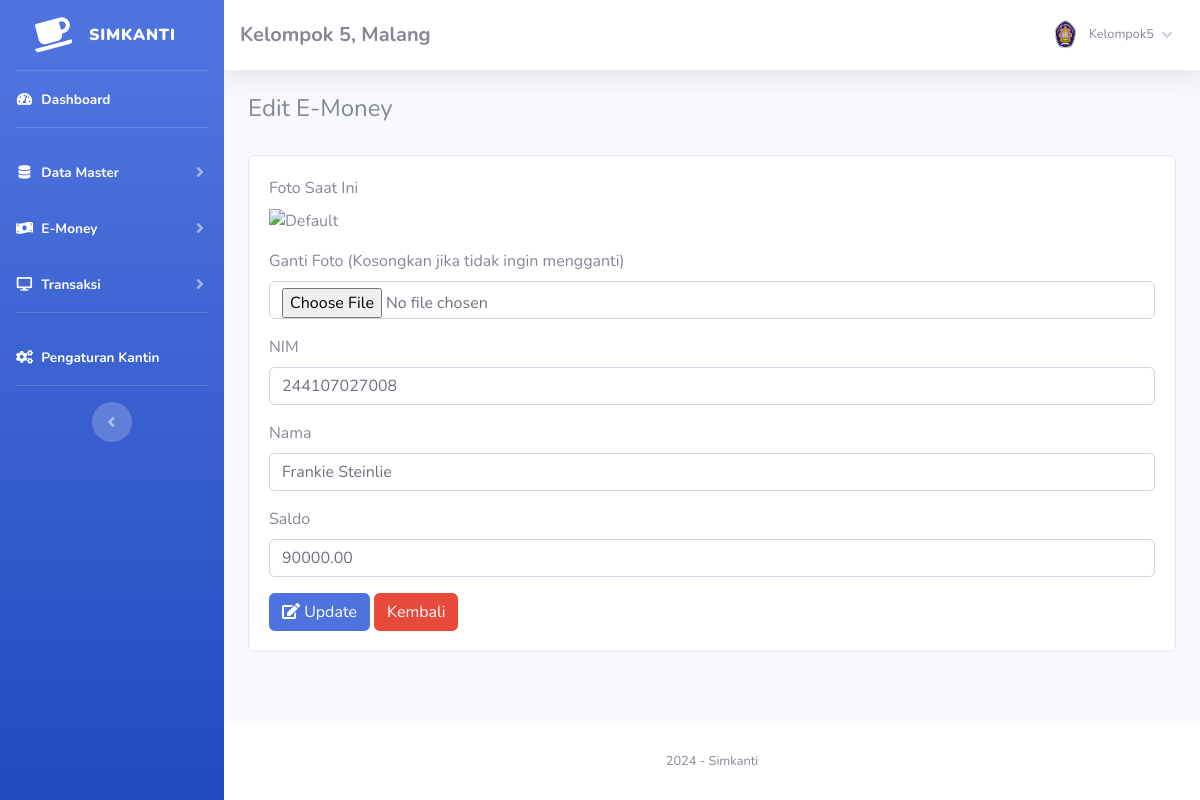
The page /index.php?page=emoney/edit&id=8 (signed in) on the database as committed earlier.
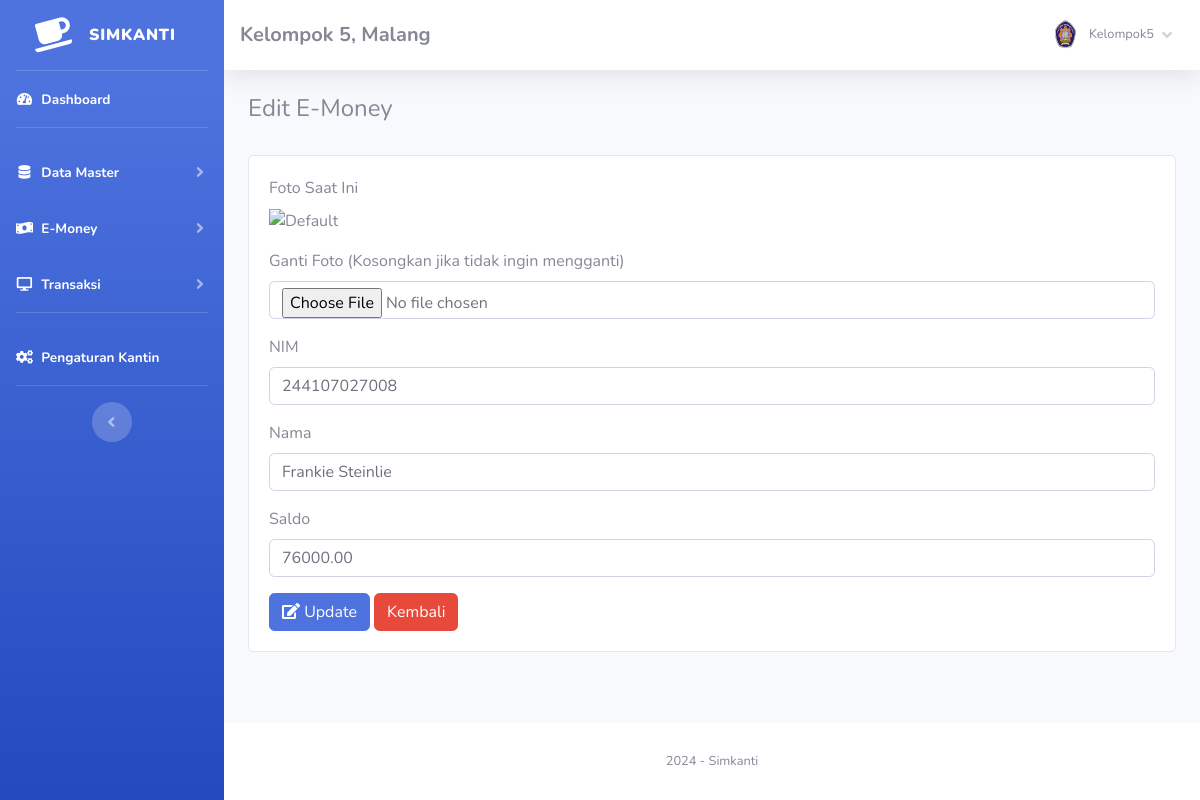
The same page on the database as committed later.
### tables this page shows
CREATE TABLE `emoney` (
  `id` int NOT NULL AUTO_INCREMENT,
  `nim` varchar(20) NOT NULL,
  `nama` varchar(100) NOT NULL,
  `foto` varchar(255) DEFAULT NULL,
  `saldo` decimal(10,2) NOT NULL,
  PRIMARY KEY (`id`)
);

### admin/module/emoney/edit/index.php (the view, shortened to what this page needs)
<?php
$id = $_GET['id'];
$sql = 'SELECT * FROM emoney WHERE id = ?';
$row = $config->prepare($sql);
$row->execute(array($id));
$data = $row->fetch();
?>
<h4>Edit E-Money</h4>
<br>
<div class="card">
    <div class="card-body">
        <form action="fungsi/edit/edit.php?emoney=edit" method="POST" enctype="multipart/form-data">
            <div class="form-group">
                <label>Foto Saat Ini</label><br>
                <?php if($data['foto']): ?>
                    <img src="assets/img/emoney/<?php echo $data['foto']; ?>" alt="Foto" style="width:100px; height:100px; object-fit:cover;">
                <?php else: ?>
                    <img src="assets/img/default-user.png" alt="Default" style="width:100px; height:100px; object-fit:cover;">
                <?php endif; ?>
            </div>
            <div class="form-group">
                <label>Ganti Foto (Kosongkan jika tidak ingin mengganti)</label>
                <input type="file" name="foto" class="form-control" accept="image/*">
            </div>
            <div class="form-group">
                <label>NIM</label>
                <input type="text" name="nim" value="<?php echo $data['nim']; ?>" class="form-control" required>
            </div>
            <div class="form-group">
                <label>Nama</label>
                <input type="text" name="nama" value="<?php echo $data['nama']; ?>" class="form-control" required>
            </div>
            <div class="form-group">
                <label>Saldo</label>
                <input type="number" name="saldo" value="<?php echo $data['saldo']; ?>" class="form-control" step="0.01" required>
            </div>
            <button type="submit" class="btn btn-primary"><i class="fa fa-edit"></i> Update</button>
            <a href="index.php?page=emoney" class="btn btn-danger">Kembali</a>
        </form>
    </div>
</div>

Rows that differ between the two databases and show on the page:
changed emoney "Frankie Steinlie": saldo "90000.00" → "76000.00"
